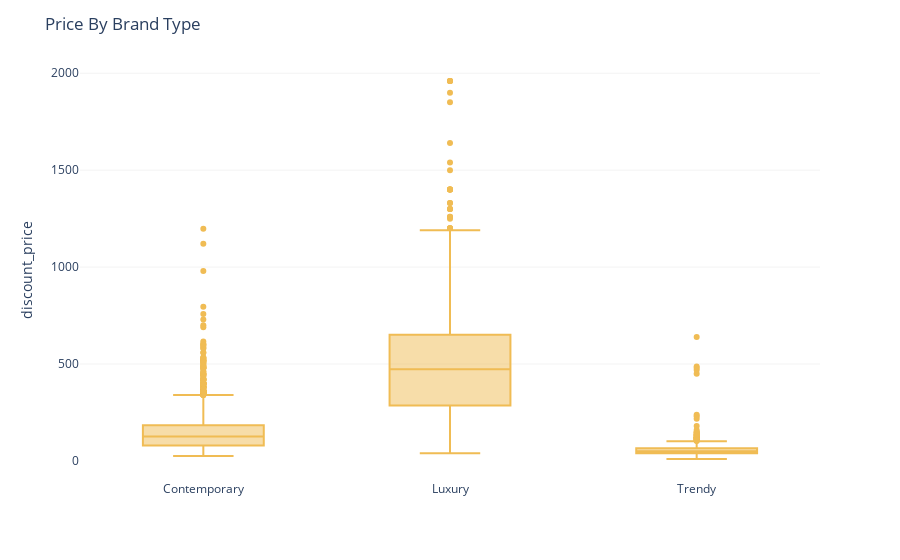

The notebook cell this image was saved under:
### Code cell
colors = ['rgb(25, 43, 87)', 'rgb(201, 161, 91)', 'rgb(166, 164, 161)']
fig = px.box(off5th_full, x="brand_positioning", y="discount_price", points='outliers', 
             color_discrete_sequence = ['rgb(25, 43, 87)','rgb(240, 188, 84)', 'rgb(166, 164, 161)'],
             color_discrete_map = {"brand_positioning": ["Trendy", "Contemporary", "Luxury"]})
#              color_discrete_map={'Trendy':'rgb(25, 43, 87)',
#                                  'Contemporary':'rgb(201, 161, 91)',
#                                  'Luxury':'rgb(166, 164, 161)'
#                                  })

fig.update_layout(title_text='Price By Brand Type',plot_bgcolor='rgb(256, 256, 256)')
fig.update_xaxes(title_text = "")
fig.update_yaxes(showgrid=True, gridwidth=0.5, gridcolor='rgb(230, 230, 230)')
fig.show()

### Figure 1 — Plotly figure (JSON) as saved in the notebook; plotly's stock layout.template omitted (floating-point values rounded to 4 significant figures; data arrays with more than 128 entries replaced by an {"elided": "..."} marker saying what was removed)
{"data": [{"alignmentgroup": "True", "boxpoints": "outliers", "hovertemplate": "brand_positioning=%{x}<br>discount_price=%{y}<extra></extra>", "legendgroup": "", "marker": {"color": "rgb(240, 188, 84)"}, "name": "", "notched": false, "offsetgroup": "", "orientation": "v", "showlegend": false, "type": "box", "x": {"elided": "5111 str values"}, "x0": " ", "xaxis": "x", "y": {"elided": "5111 float values"}, "y0": " ", "yaxis": "y"}], "layout": {"boxmode": "group", "legend": {"tracegroupgap": 0}, "margin": {"t": 60}, "plot_bgcolor": "rgb(256, 256, 256)", "title": {"text": "Price By Brand Type"}, "xaxis": {"anchor": "y", "domain": [0, 1], "title": {"text": ""}}, "yaxis": {"anchor": "x", "domain": [0, 1], "gridcolor": "rgb(230, 230, 230)", "gridwidth": 0.5, "showgrid": true, "title": {"text": "discount_price"}}}}
